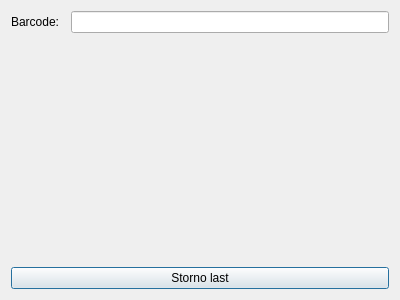
<?xml version="1.0" encoding="UTF-8"?>
<ui version="4.0">
 <class>DialogSellItem</class>
 <widget class="QDialog" name="DialogSellItem">
  <property name="geometry">
   <rect>
    <x>0</x>
    <y>0</y>
    <width>400</width>
    <height>300</height>
   </rect>
  </property>
  <property name="windowTitle">
   <string>Sell item</string>
  </property>
  <property name="styleSheet">
   <string notr="true">font: 75  26pt &quot;Ubuntu&quot;;</string>
  </property>
  <layout class="QGridLayout" name="gridLayout">
   <item row="1" column="0" colspan="3">
    <widget class="QLabel" name="labelMessage">
     <property name="text">
      <string/>
     </property>
    </widget>
   </item>
   <item row="0" column="2">
    <widget class="BarcodeLineEdit" name="barcodeLineEdit">
     <property name="styleSheet">
      <string notr="true">font: 75  26pt &quot;Ubuntu&quot;;</string>
     </property>
     <property name="text">
      <string/>
     </property>
    </widget>
   </item>
   <item row="0" column="0">
    <widget class="QLabel" name="labelBarcode">
     <property name="text">
      <string>Barcode:</string>
     </property>
    </widget>
   </item>
   <item row="2" column="0" colspan="3">
    <widget class="QPushButton" name="pushButton">
     <property name="text">
      <string>Storno last</string>
     </property>
    </widget>
   </item>
  </layout>
 </widget>
 <customwidgets>
  <customwidget>
   <class>BarcodeLineEdit</class>
   <extends>QLineEdit</extends>
   <header>barcodelineedit.h</header>
  </customwidget>
 </customwidgets>
 <resources/>
 <connections/>
</ui>
